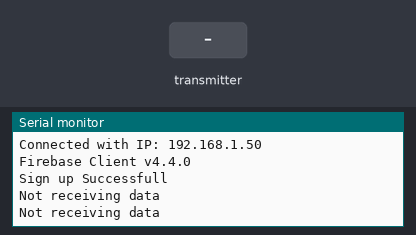
The sketch below on a simulated ESP32. Shown: the last lines printed to the serial monitor. Inputs (shaded band) come from the test bench. WiFi joins after 1.5 s; servers stay silent unless stated; no radio packets arrive unless stated.

Above: at 2.7 s.
2.8 s: the transmitter starts sending text = 0
At 4.6 s:
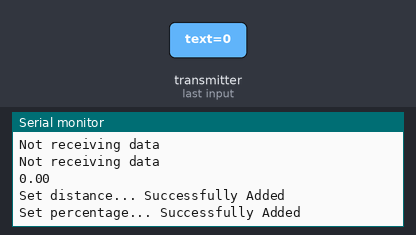
5.3 s: the transmitter starts sending text = 25
At 6.6 s:
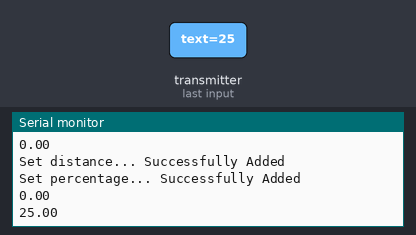

The sketch:

Reciever.ino
```cpp
#include <WiFi.h>
#include <WiFiClient.h>
#include <SPI.h>
#include <RF24.h>
#include <Arduino.h>
#include <FirebaseESP32.h>
#include <addons/TokenHelper.h>
#include <addons/RTDBHelper.h>

// Set the CE & CSN pins
#define CE_PIN 21   // GPIO21 on ESP32
#define CSN_PIN 22  // GPIO22 on ESP32

//DB details
#define API_KEY "AIzaSyAK2fkt8-NpheZTzftu4mnNikqqPDeYd9k"
#define DATABASE_URL "https://water-level-measurement-63b38-default-rtdb.asia-southeast1.firebasedatabase.app/"

//Project User's Details if needed
// #define USER_EMAIL "SachinViraj48@gmail.com"
// #define USER_PASSWORD "USER_PASSWORD"

//Address used to send/receive
const byte address[6] = "00005";

//Firebase Data objects
FirebaseData fbdo;
FirebaseAuth auth;
FirebaseConfig config;

// Create a Radio
RF24 radio(CE_PIN, CSN_PIN);

//WiFi credentials
const char *ssid = "Samsung j6";
const char *password = "123454321";

float text = 0.0;
float tankHeight = 1000.0;
bool isConnect = false;
bool signupOK = false;
unsigned long sendDataPrevMillis = 0;

void setup() {
  Serial.begin(115200);
  connectToWifi();
  radio.begin();
  radio.setDataRate(RF24_250KBPS);

  if (!radio.isChipConnected()) {
    Serial.println("Error: Radio not connected");
    while (1)
      ;  // Hang here if radio is not connected
  }

  radio.openReadingPipe(0, address);
  radio.setPALevel(RF24_PA_LOW);
  radio.startListening();
}

void loop() {
  if (radio.available()) {
    // float text = 0.0;
    radio.read(&text, sizeof(text));
    Serial.println(text);
    isConnect = true;
  } else {
    Serial.println("Not receiving data");
    isConnect = false;
  }
  if (isConnect) {
    firebaseCommunication(text);
  }

  delay(1000);
}


void connectToWifi() {

  WiFi.begin(ssid, password);
  Serial.print("Connecting to Wi-Fi");
  while (WiFi.status() != WL_CONNECTED) {
    Serial.print(".");
    delay(300);
  }

  Serial.println();
  Serial.print("Connected with IP: ");
  Serial.println(WiFi.localIP());
  Serial.printf("Firebase Client v%s\n\n", FIREBASE_CLIENT_VERSION);

  config.database_url = DATABASE_URL;
  config.api_key = API_KEY;

  // Assign the user sign in credentials if needed
  // auth.user.email = USER_EMAIL;
  // auth.user.password = USER_PASSWORD;

  if (Firebase.signUp(&config, &auth, "", "")) {
    Serial.println("Sign up Successfull");
    signupOK = true;
  } else {
    Serial.printf("%s\n", config.signer.signupError.message.c_str());
    signupOK = false;
  }

  config.token_status_callback = tokenStatusCallback;
  Firebase.begin(&config, &auth);
}


void firebaseCommunication(float distance) {
  if (Firebase.ready() && signupOK && (millis() - sendDataPrevMillis > 15000 || sendDataPrevMillis == 0)) {
    sendDataPrevMillis = millis();
    Serial.printf("Set distance... %s\n", Firebase.setFloat(fbdo, F("/test/distance"), distance) ? "Successfully Added" : fbdo.errorReason().c_str());
    Serial.println();
    Serial.printf("Set percentage... %s\n", Firebase.setFloat(fbdo, F("/test/percentage"), (((tankHeight - distance) / tankHeight) * 100)) ? "Successfully Added" : fbdo.errorReason().c_str());
    Serial.println();
      
  }
}
```

Measured:
- after the input at 2.8 s, the serial monitor: prints a new line after 0.71 s (image 1)
- after the input at 5.3 s, the serial monitor: prints a new line after 0.51 s (image 2)
